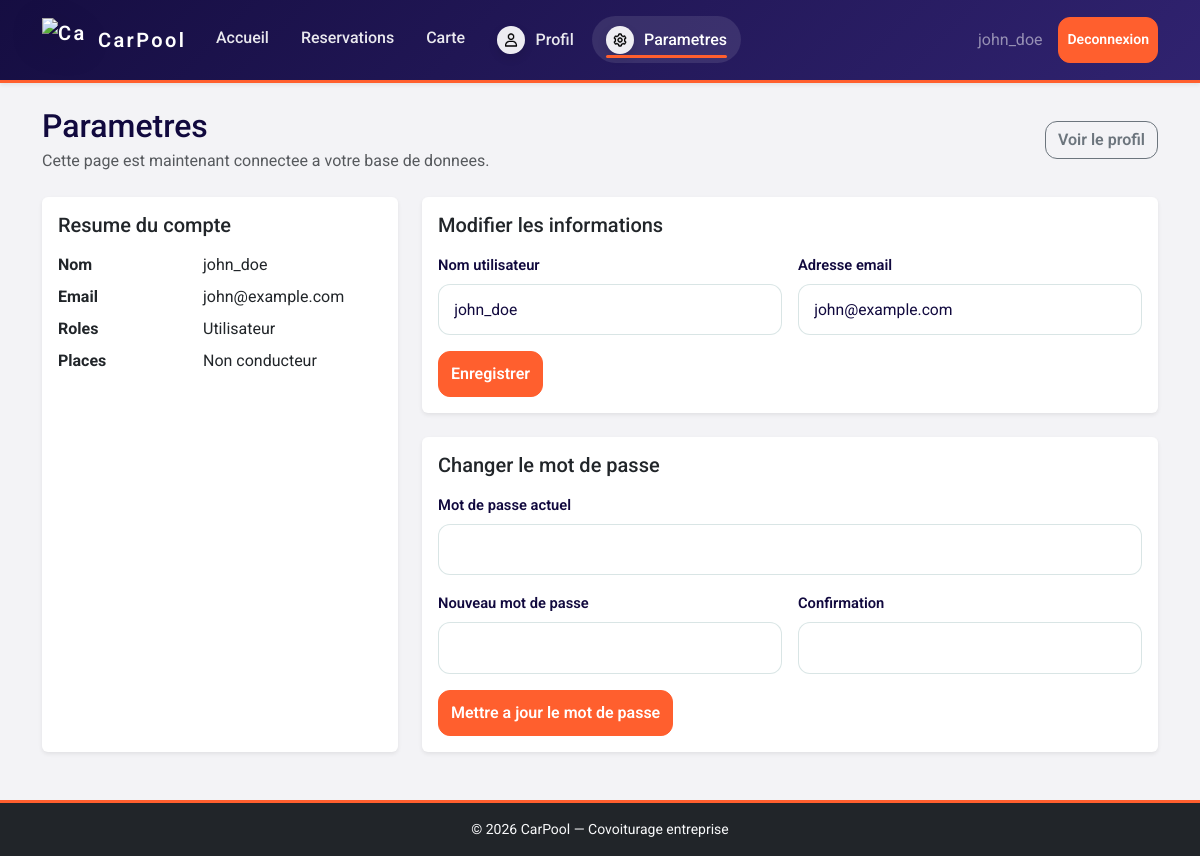
Page /index.php?page=Parametre (signed in) on the earlier database version.
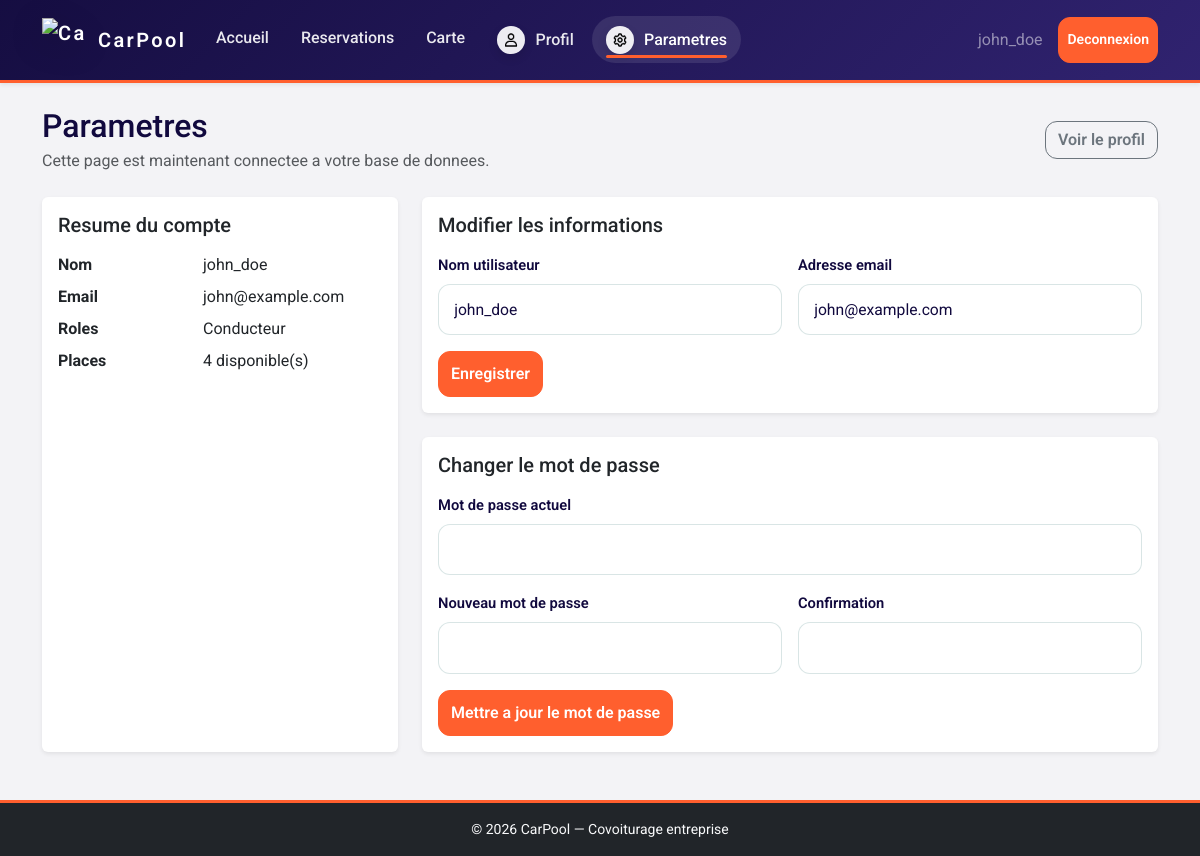
Same page on the later database version.
### tables this page shows
CREATE TABLE users (
                       users_id INT PRIMARY KEY AUTO_INCREMENT,
                       user_name VARCHAR(100) NOT NULL,
                       user_password VARCHAR(255) NOT NULL,
                       user_email VARCHAR(150) NOT NULL UNIQUE
);

CREATE TABLE conductors (
                            conductors_id INT PRIMARY KEY AUTO_INCREMENT,
                            place_available INT NOT NULL CHECK (place_available >= 0),
                            users_id INT NOT NULL UNIQUE,
                            CONSTRAINT fk_conductors_users FOREIGN KEY (users_id)
                                REFERENCES users(users_id) ON DELETE CASCADE
);

### public/Parametre.php (the view, shortened to what this page needs)
<?php
$pdo = getDB();
$userStmt = $pdo->prepare('
    SELECT u.users_id, u.user_name, u.user_email, u.user_password,
           c.conductors_id, c.place_available,
           p.passengers_id
    FROM users u
    LEFT JOIN conductors c ON c.users_id = u.users_id
    LEFT JOIN passengers p ON p.users_id = u.users_id
    WHERE u.user_email = ?
    LIMIT 1
');
$userStmt->execute([$_SESSION['user_email']]);
$user = $userStmt->fetch(PDO::FETCH_ASSOC);
    ?>
    <?php
$roleLabels = [];
if (!empty($user['conductors_id'])) {
    $roleLabels[] = 'Conducteur';
}
if ($roleLabels === []) {
    $roleLabels[] = 'Utilisateur';
}
?>
<main class="container py-4">
    <div class="d-flex flex-column flex-lg-row justify-content-between align-items-lg-center gap-3 mb-4">
        <div>
            <h1 class="h2 mb-1">Parametres</h1>
            <p class="text-muted mb-0">Cette page est maintenant connectee a votre base de donnees.</p>
        </div>
        <a class="btn btn-outline-secondary" href="index.php?page=Profil">Voir le profil</a>
    </div>
    <div class="row g-4">
        <div class="col-12 col-xl-4">
            <div class="card shadow-sm border-0 h-100">
                <div class="card-body">
                    <h2 class="h5 mb-3">Resume du compte</h2>
                    <dl class="row mb-0">
                        <dt class="col-sm-5">Nom</dt>
                        <dd class="col-sm-7"><?= htmlspecialchars($user['user_name']) ?></dd>
                        <dt class="col-sm-5">Email</dt>
                        <dd class="col-sm-7 text-break"><?= htmlspecialchars($user['user_email']) ?></dd>
                        <dt class="col-sm-5">Roles</dt>
                        <dd class="col-sm-7"><?= htmlspecialchars(implode(', ', $roleLabels)) ?></dd>
                        <dt class="col-sm-5">Places</dt>
                        <dd class="col-sm-7">
                            <?= $user['place_available'] !== null ? (int) $user['place_available'] . ' disponible(s)' : 'Non conducteur' ?>
                        </dd>
                    </dl>
                </div>
            </div>
        </div>
        <div class="col-12 col-xl-8">
            <div class="card shadow-sm border-0 mb-4">
                <div class="card-body">
                    <h2 class="h5 mb-3">Modifier les informations</h2>
                    <form method="post" class="row g-3">
                        <div class="col-md-6">
                            <label for="user_name" class="form-label">Nom utilisateur</label>
                            <input
                                type="text"
                                class="form-control"
                                id="user_name"
                                name="user_name"
                                value="<?= htmlspecialchars($user['user_name']) ?>"
                                required
                            >
                        </div>
                        <div class="col-md-6">
                            <label for="user_email" class="form-label">Adresse email</label>
                            <input
                                type="email"
                                class="form-control"
                                id="user_email"
                                name="user_email"
                                value="<?= htmlspecialchars($user['user_email']) ?>"
                                required
                            >
                        </div>
                        <div class="col-12">
                            <button type="submit" class="btn btn-primary">Enregistrer</button>
                        </div>
                    </form>
                </div>
            </div>
            <div class="card shadow-sm border-0">
                <div class="card-body">
                    <h2 class="h5 mb-3">Changer le mot de passe</h2>
                    <form method="post" class="row g-3">
                        <div class="col-12">
                            <label for="current_password" class="form-label">Mot de passe actuel</label>
                            <input type="password" class="form-control" id="current_password" name="current_password" required>
                        </div>
                        <div class="col-md-6">
                            <label for="new_password" class="form-label">Nouveau mot de passe</label>
                            <input type="password" class="form-control" id="new_password" name="new_password" required>
                        </div>
                        <div class="col-md-6">
                            <label for="confirm_password" class="form-label">Confirmation</label>
                            <input type="password" class="form-control" id="confirm_password" name="confirm_password" required>
                        </div>
                        <div class="col-12">
                            <button type="submit" class="btn btn-dark">Mettre a jour le mot de passe</button>
                        </div>
                    </form>
                </div>
            </div>
        </div>
    </div>
</main>

Differences in the rows shown:
no longer on this page (row unchanged): users: user_name "john_doe", user_email "john@example.com"
now on this page (row edited): conductors: users.user_name "john_doe", users.user_email "john@example.com", place_available "4", user_name "john_doe", user_email "john@example.com"
Other differences:
implode(', ', $roleLabels): "Utilisateur" → "Conducteur"
text no longer shown: "Non conducteur"
text now shown: "disponible(s)"
